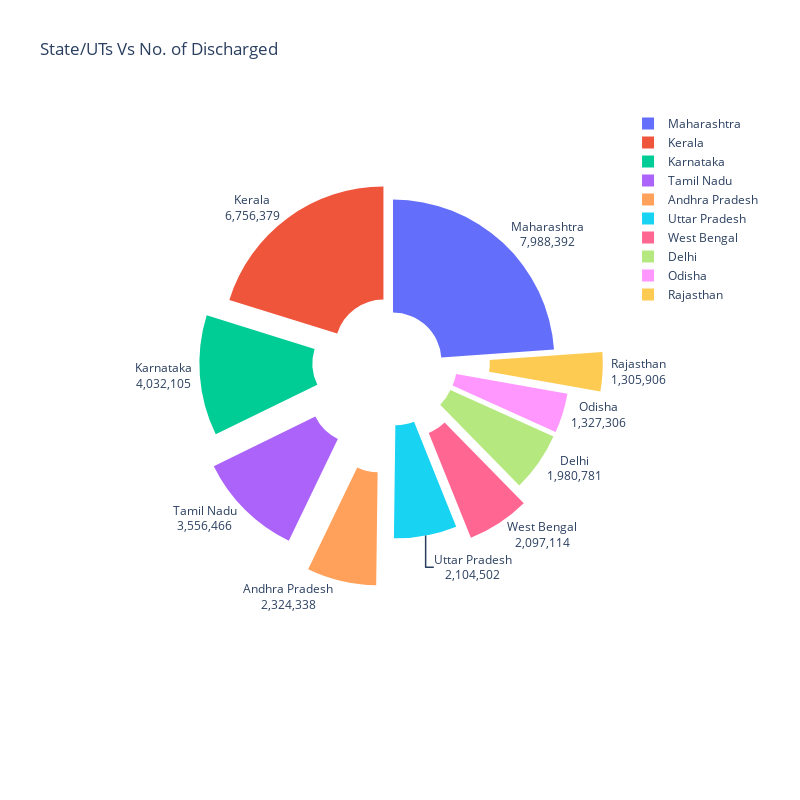

This figure's notebook cell:
### Markdown cell above
### Top 10 States with Highest Number of Discharged Patients

### Code cell
x = df[['State/UTs','Discharged']].sort_values(by = 'Discharged',ascending=False)[:10]['State/UTs'].values
y = df[['State/UTs','Discharged']].sort_values(by = 'Discharged',ascending=False)[:10]['Discharged'].values

df1 = pd.DataFrame({'State/UTs':x,
                  'Discharged':y })
fig = px.pie(df1, 
             names='State/UTs', 
             values='Discharged',
             color='State/UTs',
             title='State/UTs Vs No. of Discharged',
             hole=0.3,
             height = 800,
             width = 800
            )
fig.update_traces(textposition='outside', textinfo='value+label',
            pull=[0,0.1,0.2,0.3,0.4,0.1,0.2,0.1,0.1,0.3] )
fig.show()

### Figure 1 — Plotly figure (JSON) as saved in the notebook; plotly's stock layout.template omitted (floating-point values rounded to 4 significant figures)
{"data": [{"customdata": [["Maharashtra"], ["Kerala"], ["Karnataka"], ["Tamil Nadu"], ["Andhra Pradesh"], ["Uttar Pradesh"], ["West Bengal"], ["Delhi"], ["Odisha"], ["Rajasthan"]], "domain": {"x": [0, 1], "y": [0, 1]}, "hole": 0.3, "hovertemplate": "State/UTs=%{customdata[0]}<br>Discharged=%{value}<extra></extra>", "labels": ["Maharashtra", "Kerala", "Karnataka", "Tamil Nadu", "Andhra Pradesh", "Uttar Pradesh", "West Bengal", "Delhi", "Odisha", "Rajasthan"], "legendgroup": "", "marker": {"colors": ["#636efa", "#EF553B", "#00cc96", "#ab63fa", "#FFA15A", "#19d3f3", "#FF6692", "#B6E880", "#FF97FF", "#FECB52"]}, "name": "", "pull": [0, 0.1, 0.2, 0.3, 0.4, 0.1, 0.2, 0.1, 0.1, 0.3], "showlegend": true, "textinfo": "value+label", "textposition": "outside", "type": "pie", "values": [7988392, 6756379, 4032105, 3556466, 2324338, 2104502, 2097114, 1980781, 1327306, 1305906]}], "layout": {"height": 800, "legend": {"tracegroupgap": 0}, "title": {"text": "State/UTs Vs No. of Discharged"}, "width": 800}}
